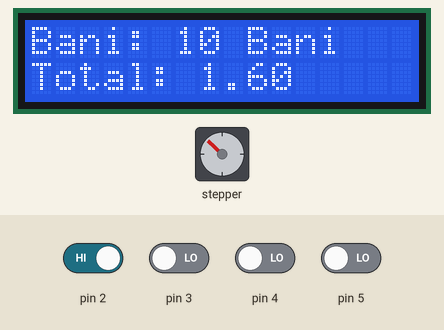
Simulated run of this sketch. Board: Arduino Uno, built with avr-gcc and run on an emulated ATmega328P. On the bench: 16×2 character LCD, stepper motor. Inputs (shaded band) come from the test bench; at power-on: pin 2 HIGH, pin 3–5 LOW. Stepper angles assume 2048 steps per turn.

Above: at 1.2 s.
1.3 s: pin 3 driven HIGH
At 1.51 s:
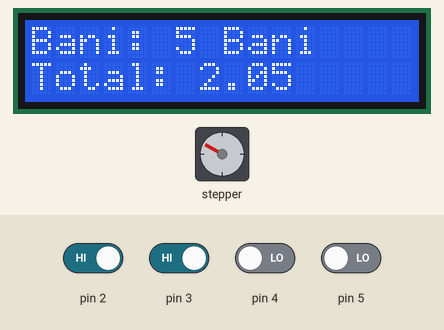
3.7 s: pin 4 driven HIGH
At 3.97 s:
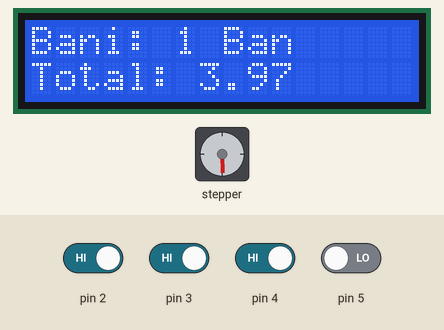
6.2 s: pin 2 driven LOW
At 6.4 s:
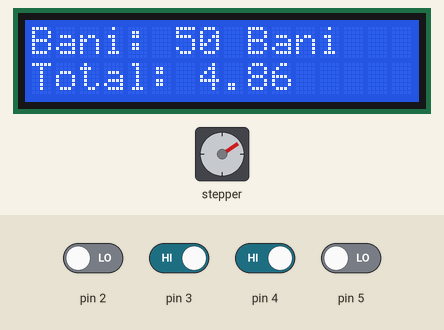
8.6 s: pin 2 driven HIGH
At 8.94 s:
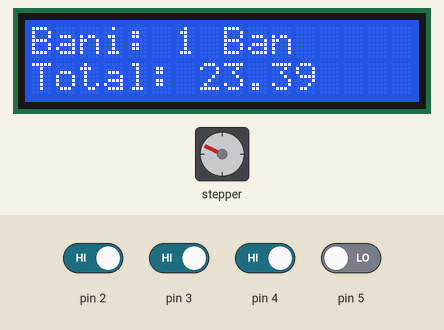
11.2 s: pin 5 driven HIGH
At 11.69 s:
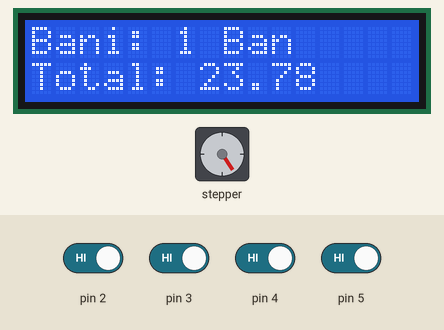
14.2 s: pin 3 driven LOW
At 14.72 s:
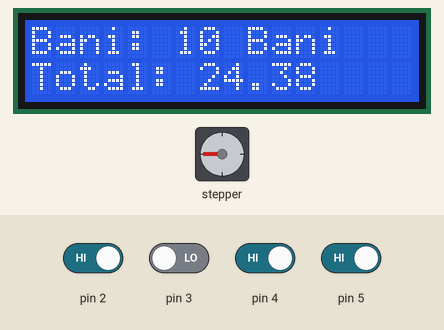
Timing chart, 0 to 18.2 s (numbered marks = the images above; inputs shaded):
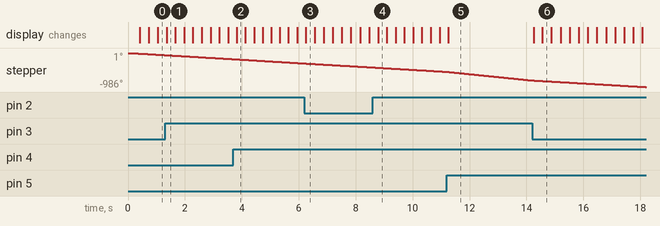

Measured:
- after the input at 3.7 s, the display: changes after 0.12 s (image 2)
- after the input at 6.2 s, the display: changes after 0.05 s (image 3)
- after the input at 8.6 s, the display: changes after 0.19 s (image 4)
- after the input at 14.2 s, the display: first changes after 0.05 s (image 6 shows a later state)

The sketch:

smart_piggybank.ino
```cpp
#include <Wire.h>
#include <LiquidCrystal_I2C.h>
#include <AccelStepper.h>

LiquidCrystal_I2C lcd(0x27, 16, 2);

//IN1->11, IN2->10, IN3->9, IN4->8
AccelStepper stepper(4, 11, 9, 10, 8);

float sumaTotala = 0.00;

void setup() {
  lcd.init();
  lcd.backlight();

  stepper.setMaxSpeed(800.0); // setam viteza maxima
  stepper.setSpeed(-500.0); //in sensul invers a acelor de ceasornic

  pinMode(2, INPUT);
  pinMode(3, INPUT);
  pinMode(4, INPUT);
  pinMode(5, INPUT);

  lcd.setCursor(0, 0);
  lcd.print("Pusculita SMART");
}

void loop() {
  stepper.runSpeed();

  verificareSenzori();
}

void verificareSenzori() {
  static unsigned long lastCheck = 0;
  if (millis() - lastCheck > 35) {
    if (digitalRead(2) == LOW) { proceseaza(0.50, "50 Bani"); }
    else if (digitalRead(3) == LOW) { proceseaza(0.10, "10 Bani"); }
    else if (digitalRead(4) == LOW) { proceseaza(0.05, "5 Bani"); }
    else if (digitalRead(5) == LOW) { proceseaza(0.01, "1 Ban"); }
    lastCheck = millis();
  }
}

void proceseaza(float val, String nume) {
  sumaTotala += val;
  lcd.clear();
  lcd.setCursor(0, 0);
  lcd.print("Bani: " + nume);
  lcd.setCursor(0, 1);
  lcd.print("Total: "); lcd.print(sumaTotala);
}
```
